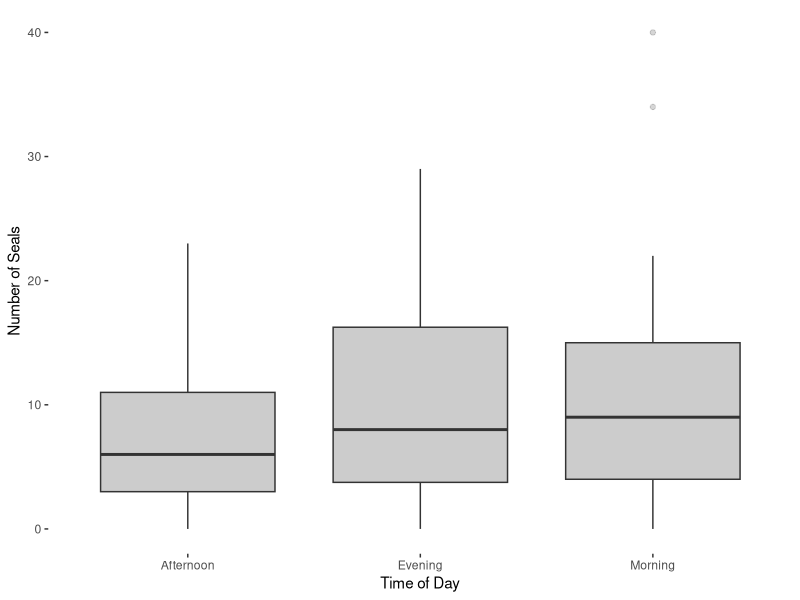
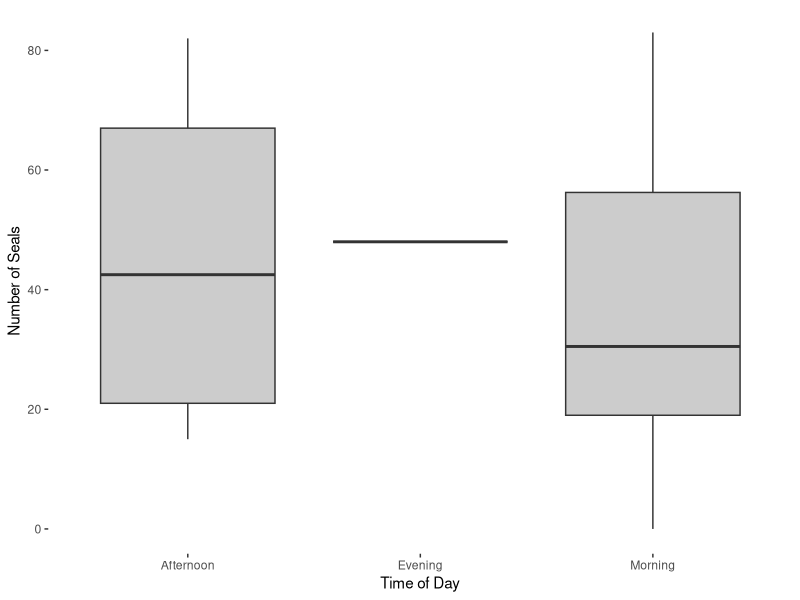

Source code (R) for these figures, in order:
# Anthropogenic noise disturbance on harbor seals

###########################################################################
# Number of Seals Hauled-out Compared to Canidate Model Predictors
###########################################################################

# Set working directory here
setwd("C:/Users/bankh/My_Repos/habor-seal/data")

# Retrieve data
m.data<-read.csv("m.data.csv")
new.w.data<-read.csv("new.w.data.csv")

# Load packages
require(ggplot2)
require(MASS) #for glm.nb()


###########################################################################
# PART 1: Check Month Significance on Seals ---------------------------------------------

## Waterfront
length(new.w.data$seals[new.w.data$month == 7])
summary(new.w.data$seals[new.w.data$month == 7])
IQR(new.w.data$seals[new.w.data$month == 7])

## Marina
length(m.data$seals[m.data$month == 8])
summary(m.data$seals[m.data$month == 8])
IQR(m.data$seals[m.data$month == 8])

###########################################################################
# PART 2: Check Time of Day Significance on Seals ---------------------------------------------

# Separate time into morning, afternoon and evening
new.w.data$new.time<- ifelse(new.w.data$time > 15, "Evening", ifelse(new.w.data$time > 11, "Afternoon", "Morning"))
m.data$new.time<- ifelse(m.data$time > 15, "Evening", ifelse(m.data$time > 11, "Afternoon", "Morning"))

# Waterfront
p<-ggplot(new.w.data, aes(x = new.time, y = seals, group = new.time))
p+geom_boxplot(fill="black", alpha=0.2)+
  xlab("Time of Day")+ylab("Number of Seals")+theme(panel.background = element_blank())
## IQR
length(new.w.data$seals[new.w.data$new.time == "Afternoon"])
summary(new.w.data$seals[new.w.data$new.time == "Afternoon"])
IQR(new.w.data$seals[new.w.data$new.time == "Afternoon"])

# Marina
j<-ggplot(m.data, aes(x = new.time, y = seals, group = new.time))
j+geom_boxplot(fill="black", alpha=0.2)+
  xlab("Time of Day")+ylab("Number of Seals")+theme(panel.background = element_blank())
## IQR
length(m.data$seals[m.data$new.time == "Afternoon"])
summary(m.data$seals[m.data$new.time == "Afternoon"])
IQR(m.data$seals[m.data$new.time == "Afternoon"])
